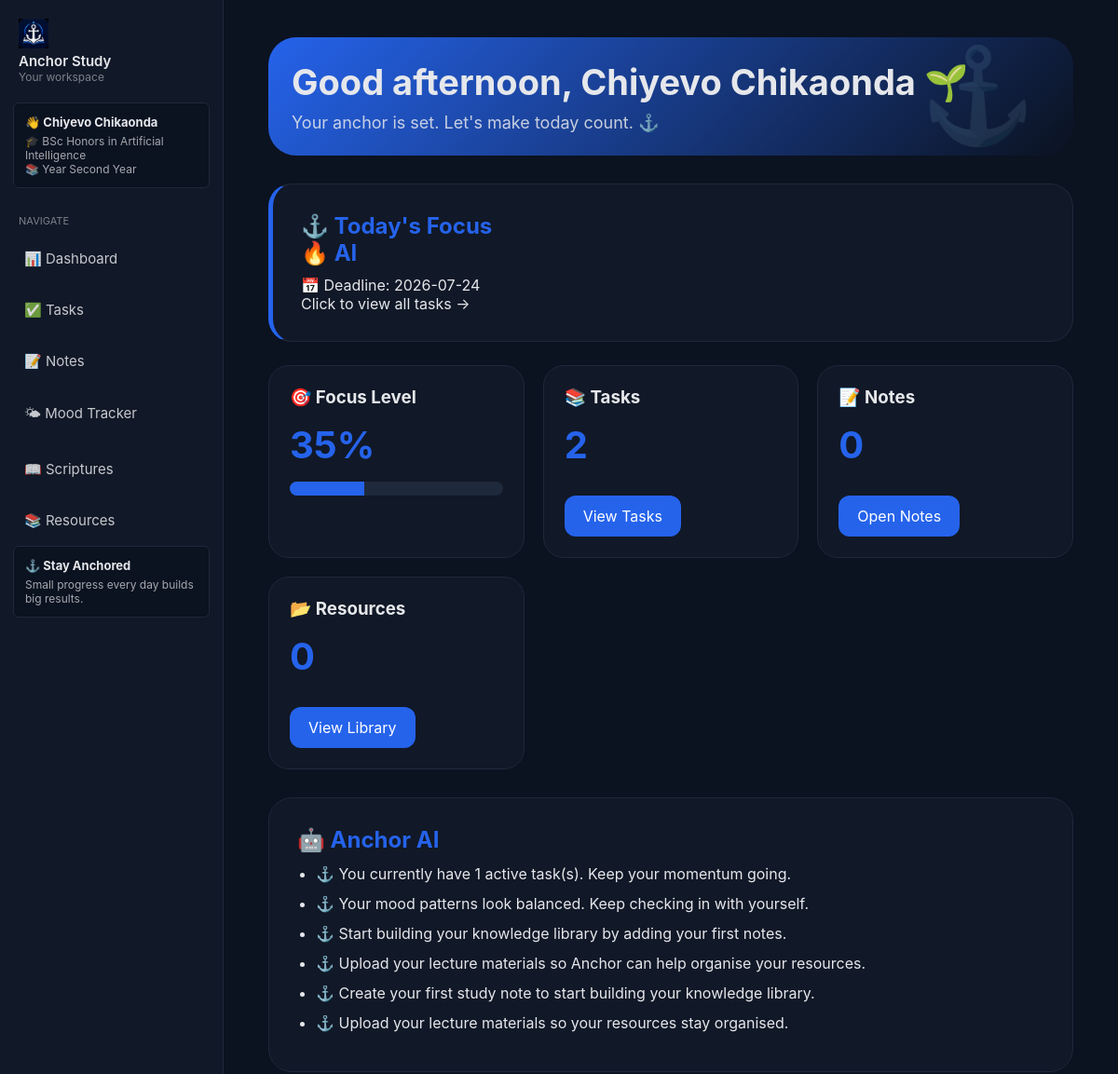
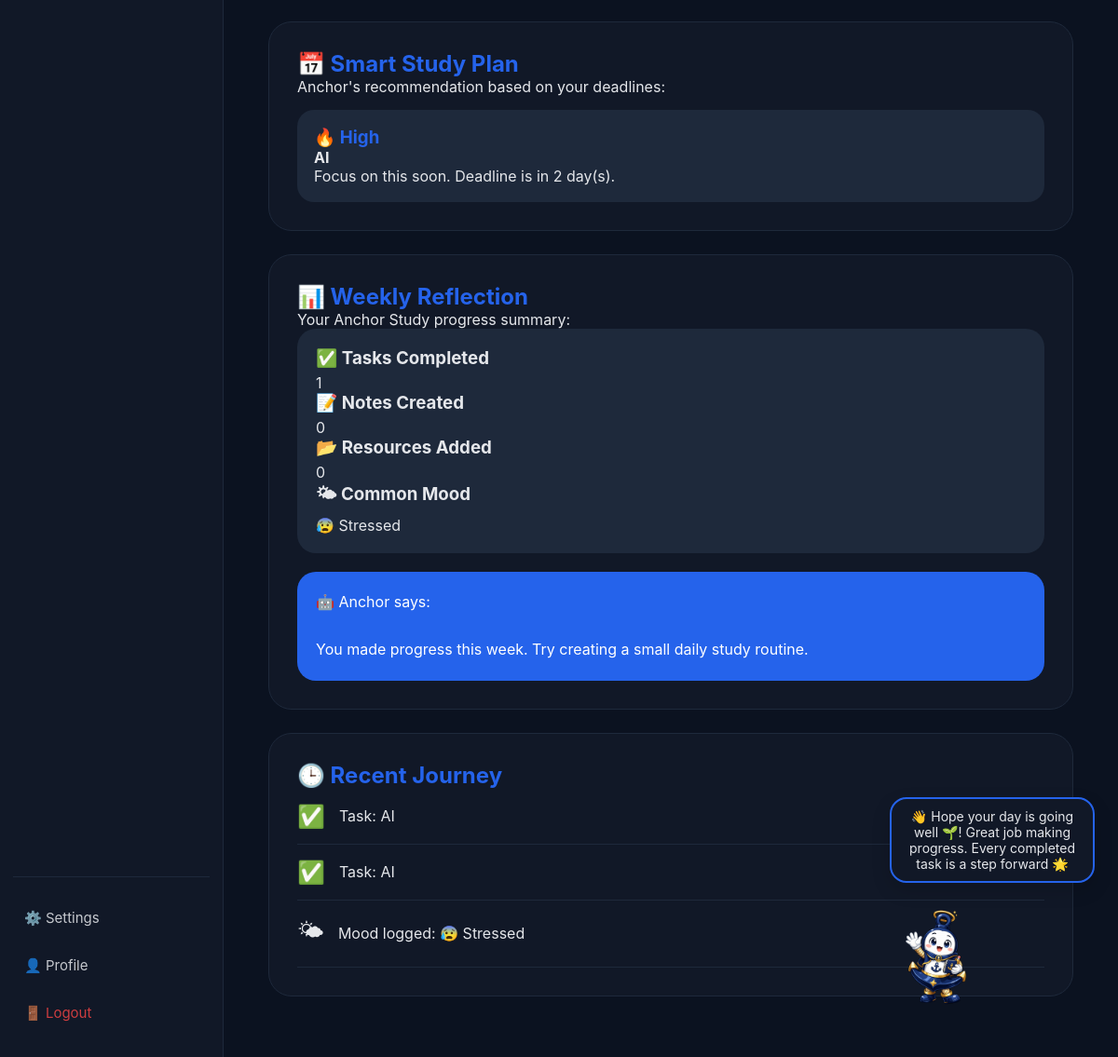
The app's page /dashboard (signed in) with its own data (2 pictures, top to bottom).
### tables this page shows
CREATE TABLE users(

        id INTEGER PRIMARY KEY AUTOINCREMENT,

        full_name TEXT,

        university TEXT,

        course TEXT,

        year TEXT,

        study_goal TEXT,

        target_gpa TEXT,

        username TEXT UNIQUE,

        password TEXT,

        birthday TEXT,

        theme TEXT DEFAULT 'light'

    );

CREATE TABLE tasks(

        id INTEGER PRIMARY KEY AUTOINCREMENT,

        username TEXT,

        title TEXT NOT NULL,

        due_date TEXT,

        status TEXT DEFAULT 'active',

        created_at TIMESTAMP DEFAULT CURRENT_TIMESTAMP

    );

CREATE TABLE moods(

        id INTEGER PRIMARY KEY AUTOINCREMENT,

        username TEXT,

        mood TEXT,

        created_at TIMESTAMP DEFAULT CURRENT_TIMESTAMP

    );

### ai_student_assistant/routes/dashboard.py (the view)
@dashboard.route("/dashboard")
def dashboard_view():
    if "user" not in session:
        return redirect(url_for("auth.login"))
    username = session["user"]
    conn = get_db()
    user_data = conn.execute(
        """
        SELECT *
        FROM users
        WHERE username=?
        """,
        (username,)
    ).fetchone()
    tasks = conn.execute(
        """
        SELECT *
        FROM tasks
        WHERE username=?

        ORDER BY

        CASE status

            WHEN 'active' THEN 1
            WHEN 'backlog' THEN 2
            WHEN 'done' THEN 3

        END,

        due_date ASC

        """,
        (username,)
    ).fetchall()
    completed_tasks = conn.execute(
        """
        SELECT COUNT(*)
        FROM tasks
        WHERE username=?
        AND status='done'
        """,
        (username,)
    ).fetchone()[0]
    total_tasks = len(tasks)
    note_count = conn.execute(
        """
        SELECT COUNT(*)
        FROM notes
        WHERE username=?
        """,
        (username,)
    ).fetchone()[0]
    resource_count = conn.execute(
        """
        SELECT COUNT(*)
        FROM resources
        WHERE username=?
        """,
        (username,)
        ).fetchone()[0]
    moods = conn.execute(
        """
        SELECT *
        FROM moods
        WHERE username=?
        ORDER BY created_at DESC
        LIMIT 5
        """,
        (username,)
    ).fetchall()
    mood_data = conn.execute(
        """
        SELECT mood, COUNT(*) AS total
        FROM moods
        WHERE username=?
        GROUP BY mood
        """,
        (username,)
    ).fetchall()
    score = 0
    if total_tasks:
        score += min(completed_tasks * 15, 40)
    if note_count:
        score += 20
    if resource_count:
        score += 20
    if moods:
        score += 20
    if score > 100:
        score = 100
    birthday_message = None
    if user_data["birthday"]:
        today = datetime.now().strftime("%m-%d")
        birthday = user_data["birthday"][5:]
        if today == birthday:
            birthday_message = (
                f"🎉 Happy Birthday, {user_data['full_name']}! "
                "Another year of learning, growing and becoming. "
                "Anchor is celebrating you today 🌱⚓"
            )
    hour = datetime.now().hour
    if hour < 12:
        greeting = f"Good morning, {user_data['full_name']} ☀️"
    elif hour < 18:
        greeting = f"Good afternoon, {user_data['full_name']} 🌱"
    else:
        greeting = f"Good evening, {user_data['full_name']} 🌙"
    suggestions = generate_ai_insights(
        tasks,
        moods,
        note_count,
        resource_count
    )
    study_plan = generate_study_plan(tasks)
    weekly_review = generate_weekly_review(
        tasks,
        moods,
        note_count,
        resource_count
    )
    if len(tasks) >= 3:
        suggestions.append(
            "You have several tasks waiting. Try completing the most urgent one first."
        )
    if note_count == 0:
        suggestions.append(
            "Create your first study note to start building your knowledge library."
        )
    if resource_count == 0:
        suggestions.append(
            "Upload your lecture materials so your resources stay organised."
        )
    if not suggestions:
        suggestions.append(
            "You're building good habits. Keep showing up consistently."
        )
    activities = []
    for task in tasks[:3]:
        activities.append(
            {
                "icon": "✅",
                "text": f"Task: {task['title']}"
            }
        )
    for mood in moods[:2]:
        activities.append(
            {
                "icon": "🌤",
                "text": f"Mood logged: {mood['mood']}"
            }
        )
    hour = datetime.now().hour
    if hour < 12:
        time_message = "Good morning ☀️"
    elif hour < 18:
        time_message = "Hope your day is going well 🌱"
    else:
        time_message = "Hope you had a productive day 🌙"
    if len(tasks) >= 5:
        anchie_message = (
            f"{time_message}! "
            "You have a lot on your plate today. "
            "Let's tackle one thing at a time ⚓"
        )
    elif len(tasks) == 0:
        anchie_message = (
            f"{time_message}! "
            "Your study space is empty. "
            "Want to plan your next goal? 📚"
        )
    elif completed_tasks > 0:
        anchie_message = (
            f"{time_message}! "
            "Great job making progress. "
            "Every completed task is a step forward 🌟"
        )
    else:
        anchie_message = (
            f"{time_message}! "
            "I'm here to help you stay organised and focused ⚓"
        )
    conn.close()
    return render_template(
        "index.html",
        user=username,
        profile=user_data,
        tasks=tasks,
        moods=moods,
        mood_data=mood_data,
        suggestions=suggestions,
        study_plan=study_plan,
        focus_score=score,
        greeting=greeting,
        note_count=note_count,
        resource_count=resource_count,
        activities=activities,
        weekly_review=weekly_review,
        birthday_message=birthday_message,
        anchie_message=anchie_message
    )

### ai_student_assistant/database.py (called while the page is built)
def get_db():
    conn = sqlite3.connect(DB_NAME)
    conn.row_factory = sqlite3.Row
    return conn

### app.py (called while the page is built)
@app.context_processor
def inject_user_profile():
    profile_user = None
    if "user" in session:
        conn = get_db()
        profile_user = conn.execute(
            """
            SELECT
                full_name,
                course,
                year,
                theme
            FROM users
            WHERE username=?
            """,
            (session["user"],)
        ).fetchone()
        conn.close()
    return {
        "profile_user": profile_user
    }

### ai_student_assistant/templates/index.html (shortened to what this page needs)
{% extends "base.html" %}
{% block content %}
<div class="dashboard">
    <section class="dashboard-hero">
        <div>
            <h1>
                {{ greeting }}
            </h1>
            <p>
                Your anchor is set.
                Let's make today count. ⚓
            </p>
        </div>
    </section>
       <section class="content-card focus-card">
    <h2>
        ⚓ Today's Focus
    </h2>
    {% set active_tasks = tasks | selectattr("status", "ne", "done") | list %}
    {% if active_tasks %}
    <a href="/tasks" class="focus-link">
        <h3>
            🔥 {{ active_tasks[0]["title"] }}
        </h3>
        {% if active_tasks[0]["due_date"] %}
        <p>
            📅 Deadline:
            {{ active_tasks[0]["due_date"] }}
        </p>
        {% endif %}
        <p>
            Click to view all tasks →
        </p>
    </a>
    {% endif %}
</section>
        <section class="stats-grid">
        <div class="stat-card">
            <h3>
                🎯 Focus Level
            </h3>
            <div class="stat-number">
                {{ focus_score }}%
            </div>
            <div class="progress">
                <div style="width:{{ focus_score }}%"></div>
            </div>
        </div>
        <div class="stat-card">
            <h3>
                📚 Tasks
            </h3>
            <div class="stat-number">
                {{ tasks|length }}
            </div>
            <a href="/tasks" class="action-btn">
                View Tasks
            </a>
        </div>
        <div class="stat-card">
            <h3>
                📝 Notes
            </h3>
            <div class="stat-number">
                {{ note_count }}
            </div>
            <a href="/notes" class="action-btn">
                Open Notes
            </a>
        </div>
        <div class="stat-card">
            <h3>
                📂 Resources
            </h3>
            <div class="stat-number">
                {{ resource_count }}
            </div>
            <a href="/resources" class="action-btn">
                View Library
            </a>
        </div>
    </section>
        <section class="content-card">
        <h2>
            🤖 Anchor AI
        </h2>
        <ul>
            {% for item in suggestions %}
            <li>
                ⚓ {{ item }}
            </li>
            {% endfor %}
        </ul>
    </section>
    <section class="content-card">
        <h2>
            📅 Smart Study Plan
        </h2>
        <p>
            Anchor's recommendation based on your deadlines:
        </p>
        {% for item in study_plan %}
        <div class="study-item">
            <h3>
                {{ item.priority }}
            </h3>
            <h4>
                {{ item.title }}
            </h4>
            <p>
                {{ item.message }}
            </p>
        </div>
        {% else %}
        <p>
            No study recommendations yet.
            Add some tasks with deadlines 📚
        </p>
        {% endfor %}
    </section>
        <section class="content-card">
        <h2>
            📊 Weekly Reflection
        </h2>
        <p>
            Your Anchor Study progress summary:
        </p>
        <div class="reflection-box">
            <h3>
                ✅ Tasks Completed
            </h3>
            <p>
                {{ weekly_review.completed_tasks }}
            </p>
            <h3>
                📝 Notes Created
            </h3>
            <p>
                {{ weekly_review.notes }}
            </p>
            <h3>
                📂 Resources Added
            </h3>
            <p>
                {{ weekly_review.resources }}
            </p>
            <h3>
                🌤 Common Mood
            </h3>
            <p>
                {{ weekly_review.mood }}
            </p>
        </div>
        <div class="anchor-message">
            🤖 Anchor says:
            <br><br>
            {{ weekly_review.message }}
        </div>
    </section>
    <section class="content-card">
        <h2>
            🕒 Recent Journey
        </h2>
        {% for activity in activities %}
        <div class="activity">
            <span>
                {{ activity.icon }}
            </span>
            <p>
                {{ activity.text }}
            </p>
        </div>
        {% else %}
        <p>
            Your journey is just beginning 🌱
        </p>
        {% endfor %}
    </section>
        <div class="anchie-widget">
        <div class="anchie-widget-bubble">
    👋 {{ anchie_message }}
</div>
        <img
        src="{{ url_for('static', filename='anchie.png') }}"
        alt="Anchie"
        class="anchie-widget-img">
    </div>
    </div>
{% endblock %}

### ai_student_assistant/templates/base.html (shortened to what this page needs)
<!DOCTYPE html>
<html>
<head>
</head>
<body>
{% if request.path not in ['/', '/login', '/signup'] %}
    <div class="sidebar main-sidebar">
        <div class="logo">
            <img src="{{ url_for('static', filename='anchor-study-logo.png') }}" alt="Anchor Study Logo" class="logo-image">
            <h2>Anchor Study</h2>
            <p>Your workspace</p>
        </div>
        {% if profile_user %}
            <div class="student-mini-card">
                <h3>👋 {{ profile_user["full_name"] }}</h3>
                <p>🎓 {{ profile_user["course"] }}</p>
                <p>📚 Year {{ profile_user["year"] }}</p>
            </div>
        {% endif %}
        <div class="menu-title">NAVIGATE</div>
        <a href="/dashboard">📊 Dashboard</a>
        <a href="/tasks" class="desktop-link">✅ Tasks</a>
        <a href="/notes" class="desktop-link">📝 Notes</a>
        <a href="/mood">🌤 Mood Tracker</a>
        <a href="/scriptures">📖 Scriptures</a>
        <a href="/resources">📚 Resources</a>
        <div class="study-card">
            <h3>⚓ Stay Anchored</h3>
            <p>Small progress every day builds big results.</p>
        </div>
        <div class="menu-bottom">
            <a href="/settings">⚙️ Settings</a>
            <a href="/profile/edit" class="desktop-link">👤 Profile</a>
           <a href="/logout" class="logout" onclick="resetTheme()">🚪 Logout</a>
        </div>
    </div>
{% endif %}
{% if request.path == "/" %}
    <div class="welcome-main">
{% else %}
    <div class="main">
{% endif %}
{% block content %}
{% endblock %}
</div>
</body>
</html>

### ai_student_assistant/templates/base.html (style rules this page uses)
:root, [data-theme="default"] { --background: #07111f; --sidebar: #111827; --card: #0f172a; --accent: #2563eb; --text: #e5e7eb; --soft: #1e293b; --border: #334155; }
* { box-sizing: border-box; margin: 0; padding: 0; }
:root { --background: #0b1220; --sidebar: #111827; --card: #111827; --accent: #2563eb; --text: #e5e7eb; --soft: #1e293b; --border: #334155; }
body { min-height: 100vh; font-family: -apple-system, BlinkMacSystemFont, "Segoe UI", Helvetica, Arial, sans-serif; background: var(--background); color: var(--text); transition: background 0.4s ease, color 0.4s ease; overflow-x: hidden; }
html { scroll-behavior: smooth; }
.sidebar, .desktop-sidebar, .mobile-sidebar, .main, .welcome-main, .welcome-navbar { position: relative; z-index: 1; }
.sidebar { position: fixed; left: 0; top: 0; bottom: 0; width: 240px; background: var(--sidebar); padding: 20px 14px; display: flex; flex-direction: column; border-right: 1px solid var(--soft); overflow-y: auto; z-index: 1000; transition: transform 0.3s ease; }
.logo { margin-bottom: 20px; padding: 0 6px; }
.logo-image { width: 32px; height: 32px; object-fit: contain; }
.logo h2 { font-size: 15px; font-weight: 600; }
.logo p { font-size: 12px; opacity: 0.5; }
.student-mini-card, .study-card { background: var(--background); border: 1px solid var(--soft); border-radius: 6px; padding: 12px; margin-bottom: 16px; }
.student-mini-card h3, .study-card h3 { font-size: 13px; margin-bottom: 5px; }
.student-mini-card p, .study-card p { font-size: 12px; opacity: 0.7; }
.menu-title { font-size: 11px; opacity: 0.5; margin: 12px 6px 6px; }
.sidebar a { display: flex; align-items: center; gap: 10px; padding: 14px 12px; margin: 4px 0; border-radius: 12px; text-decoration: none; color: var(--text); font-size: 15px; opacity: 0.85; transition: background .2s ease, transform .2s ease; }
.menu-bottom { margin-top: auto; border-top: 1px solid var(--soft); padding-top: 16px; }
.logout { color: #ef4444 !important; }
.main { margin-left: 240px; padding: 40px 48px; min-height: 100vh; max-width: 1100px; }
.card, .task-item, .note-card, .stat-card, .resource-card, .settings-card, .profile-card { background: var(--card); border: 1px solid var(--soft); border-radius: 8px; padding: 20px; transition: 0.2s; }

### records on screen
users: full_name "Chiyevo Chikaonda", course "BSc Honors in Artificial Intelligence", year "Second Year"
tasks: title "AI", due_date "2026-07-24", status "active" (drawn), priority "🔥 High", message "Focus on this soon. Deadline is in 2 day(s)."
moods: mood "😰 Stressed"

### other values on screen
{{ greeting }} "Good afternoon, Chiyevo Chikaonda 🌱"
{{ focus_score }} "35"
{{ tasks|length }} "2"
{{ note_count }} "0"
{{ resource_count }} "0"
{{ item }} "You currently have 1 active task(s). Keep your momentum going." "Your mood patterns look balanced. Keep checking in with yourself." "Start building your knowledge library by adding your first notes." "Upload your lecture materials so Anchor can help organise your resources." "Create your first study note to start building your knowledge library." "Upload your lecture materials so your resources stay organised."
{{ weekly_review.completed_tasks }} "1"
{{ weekly_review.notes }} "0"
{{ weekly_review.resources }} "0"
{{ weekly_review.message }} "You made progress this week. Try creating a small daily study routine."
{{ activity.icon }} "✅" "✅" "🌤"
{{ activity.text }} "Task: AI" "Task: AI" "Mood logged: 😰 Stressed"
{{ anchie_message }} "Hope your day is going well 🌱! Great job making progress. Every completed task is a step forward 🌟"
